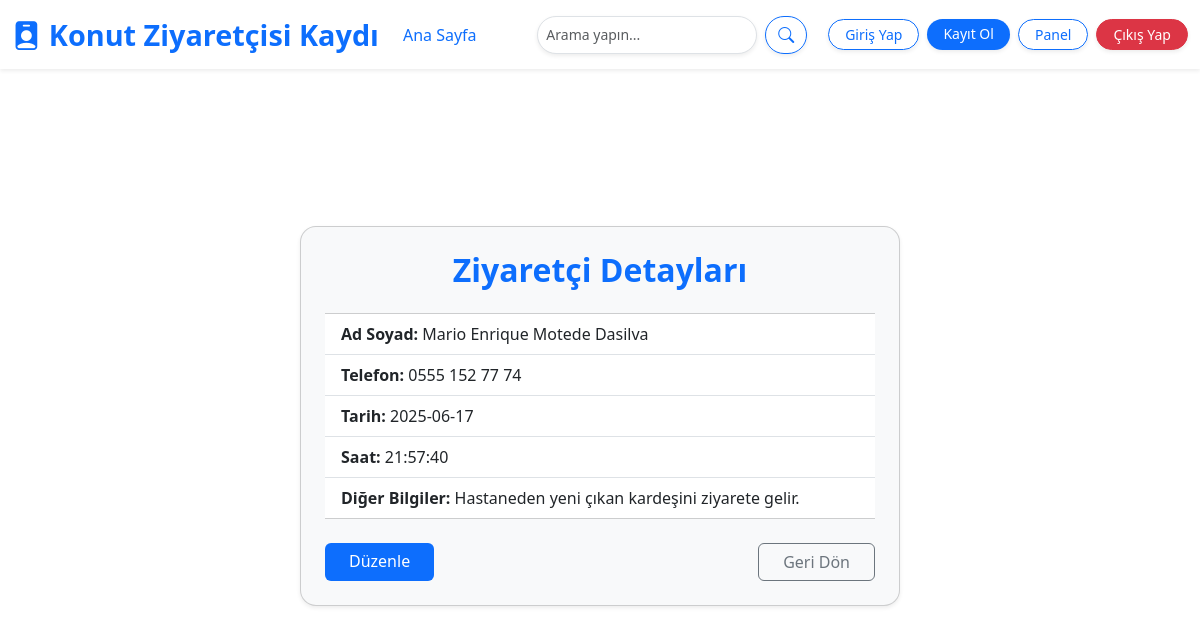
Page /visitor_info/89 (signed in) on the committed database.
### models.py (models this page shows)
class Visitor(db.Model):
    __tablename__ = 'visitor'
    __table_args__ = {'extend_existing': True}
    id = db.Column(db.Integer, primary_key=True)
    name = db.Column(db.String(100), nullable=False)
    surname = db.Column(db.String(100), nullable=False)
    phone = db.Column(db.String(15), nullable=False)
    date = db.Column(db.Date, nullable=False)
    time = db.Column(db.Time, nullable=False)
    other_data = db.Column(db.Text, nullable=True)

### app.py (the view)
@app.route('/visitor_info/<int:id>')
@login_required
def visitor_info(id):
    visitor = Visitor.query.get_or_404(id)
    return render_template('visitor_info.html', visitor=visitor)

### app.py (called while the page is built)
@login_manager.user_loader
def load_user(user_id):
    return User.query.get(int(user_id))

### templates/visitor_info.html
{% extends "base.html" %}
{% block page_class %}visitordetail-background{% endblock %}
{% block content %}
<div class="container py-5 d-flex justify-content-center align-items-center" style="min-height: 80vh;">
    <div class="card shadow-sm p-4 rounded-4" style="max-width: 600px; width: 100%; background-color: #f8f9fa;">
        <h2 class="mb-4 text-center text-primary fw-bold">Ziyaretçi Detayları</h2>
        <ul class="list-group list-group-flush mb-4">
            <li class="list-group-item"><strong>Ad Soyad:</strong> {{ visitor.name }} {{ visitor.surname }}</li>
            <li class="list-group-item"><strong>Telefon:</strong> {{ visitor.phone }}</li>
            <li class="list-group-item"><strong>Tarih:</strong> {{ visitor.date }}</li>
            <li class="list-group-item"><strong>Saat:</strong> {{ visitor.time.strftime('%H:%M:%S') }}</li>
            <li class="list-group-item"><strong>Diğer Bilgiler:</strong> {{ visitor.other_data or "Yok" }}</li>
        </ul>
        <div class="d-flex justify-content-between">
            <a href="/editvisitor/{{ visitor.id }}" class="btn btn-primary px-4">Düzenle</a>
            <a href="/dashboard" class="btn btn-outline-secondary px-4">Geri Dön</a>
        </div>
    </div>
</div>
{% endblock %}

### static/styles.css (style rules this page uses)
.visitordetail-background { background-image: url('/static/img/victor-sutty-5vYJJ2khdj8-unsplash1.png'); background-size: cover; background-position: center; background-repeat: no-repeat; background-attachment: fixed; }
.btn-primary { background-color: #0d6efd; border: none; }
.shadow-sm { box-shadow: 0 4px 10px rgba(0, 0, 0, 0.1); }

### rows in the picture
Visitor: name "Mario Enrique", surname "Motede Dasilva", phone "0555 152 77 74", date "2025-06-17", time "21:57:40", other_data "Hastaneden yeni çıkan kardeşini ziyarete gelir."
